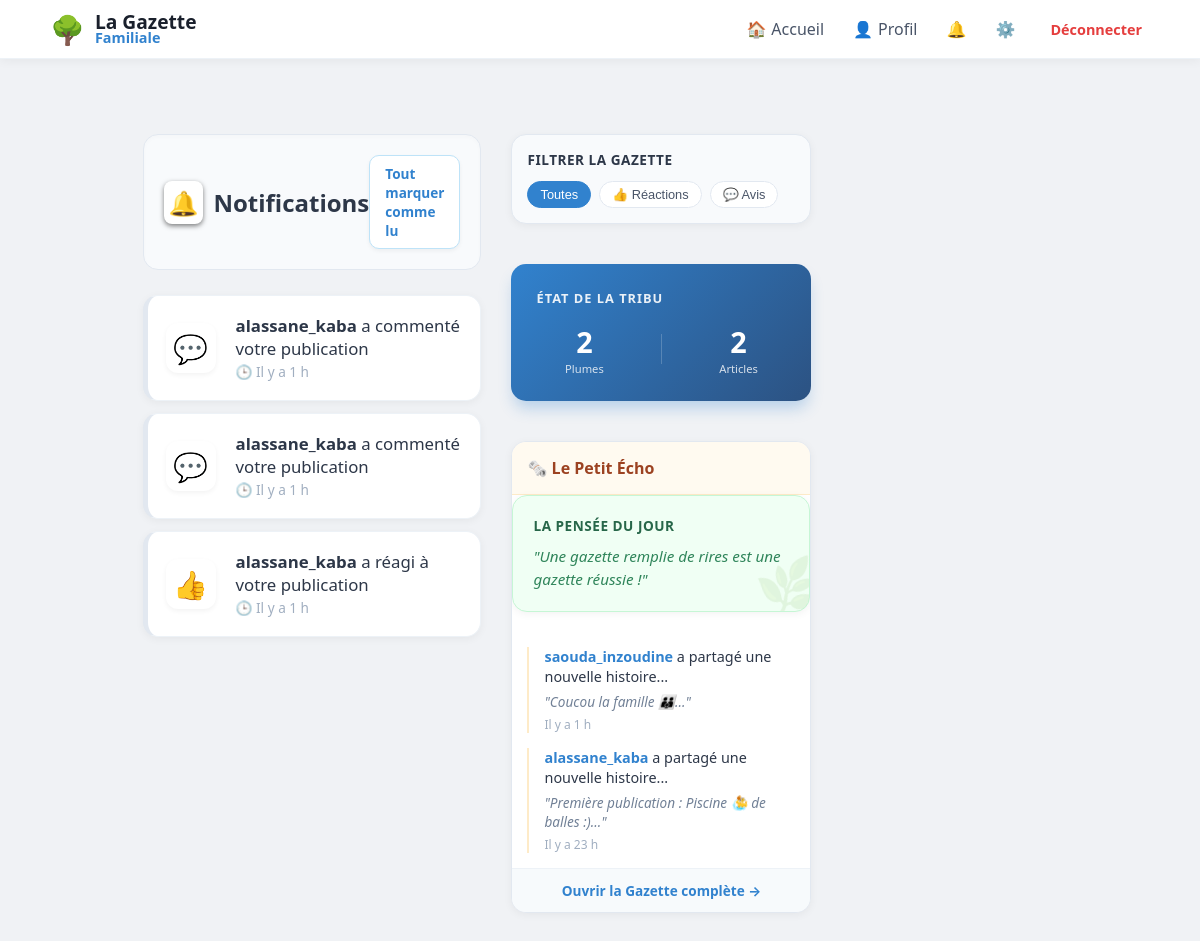
The app's page /notifications (signed in), older data.
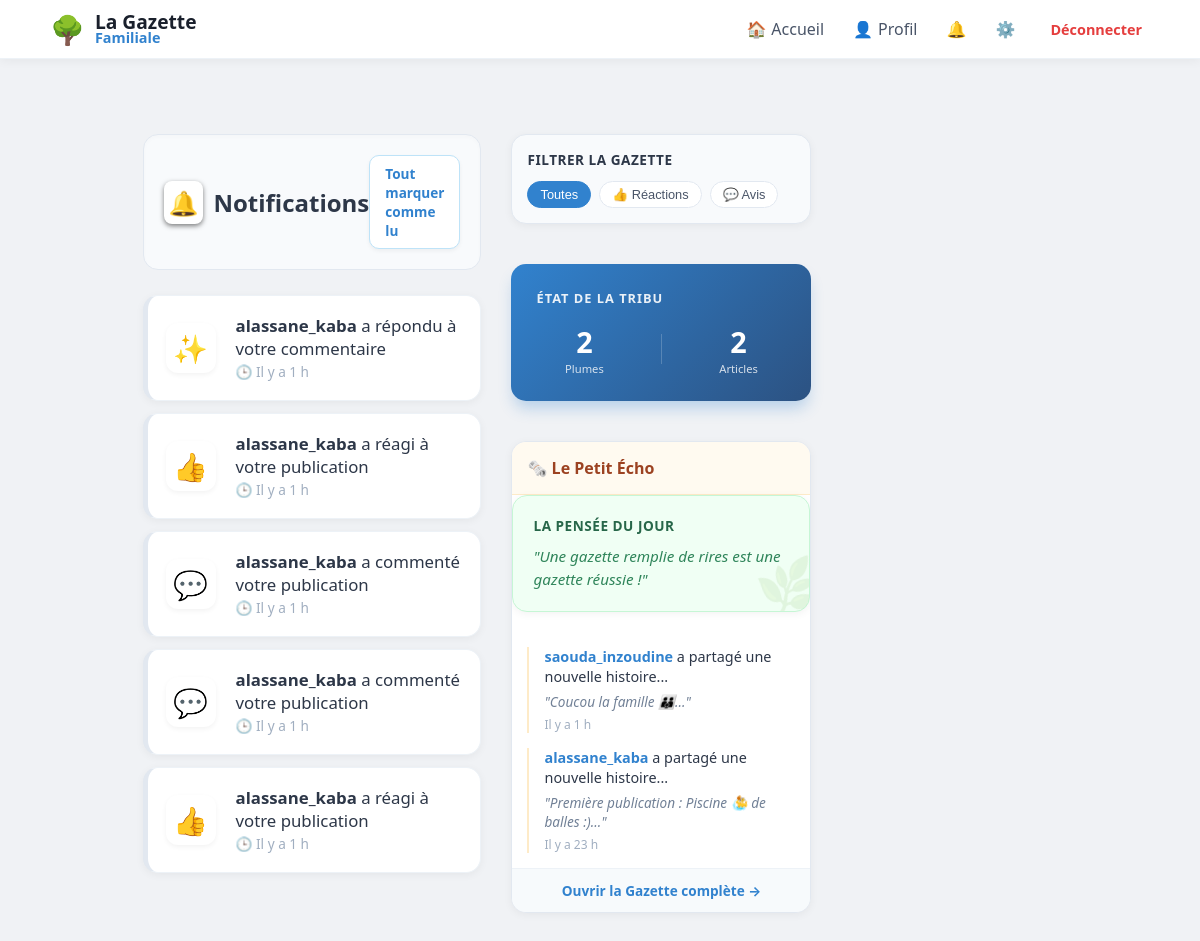
The same page, newer data.
### tables this page shows
CREATE TABLE notifications (
                id INTEGER PRIMARY KEY AUTOINCREMENT,
                username TEXT,      -- Celui qui reçoit
                sender TEXT,        -- Celui qui a agi
                message TEXT,
                post_id INTEGER,    -- Pour cliquer et aller sur le post
                comment_id INTEGER, -- envoie vers un commentaire en particulier
                is_read INTEGER DEFAULT 0,
                created_at DATETIME DEFAULT CURRENT_TIMESTAMP
            );

CREATE TABLE posts (
                id INTEGER PRIMARY KEY AUTOINCREMENT, 
                username TEXT, 
                content TEXT, 
                likes INTEGER DEFAULT 0, 
                image TEXT,
                created_at DATETIME DEFAULT CURRENT_TIMESTAMP
            );

### app.py (the view)
@app.route("/notifications")
@login_required
def notifications():
    with get_db() as db:
        notifs = db.execute("""
                    SELECT id, sender, message, post_id, comment_id, is_read, created_at
                    FROM notifications
                    WHERE username = ?
                    ORDER BY created_at DESC
                """, (session['user'],)).fetchall()
        recent_activity = db.execute("""
                    SELECT username, content, created_at
                    FROM posts ORDER BY id DESC LIMIT 3
                """).fetchall()
        citations = [
            "La famille, c'est là où la vie commence et où l'amour ne finit jamais.",
            "Chaque souvenir partagé ici est un trésor pour demain.",
            "Une gazette remplie de rires est une gazette réussie !",
            "Petit à petit, la tribu grandit et l'histoire s'écrit.",
            "Le bonheur est fait de petites choses partagées."
        ]
        pensee_du_jour = random.choice(citations)
        db.execute("UPDATE notifications SET is_read = 1 WHERE username = ?", (session["user"],))
        db.commit()
    return render_template("notifications.html", notifs=notifs, recent_activity=recent_activity,
                           pensee_du_jour=pensee_du_jour)

### app.py (called while the page is built)
def get_db():
    db = sqlite3.connect("database.db")
    db.row_factory = sqlite3.Row
    return db

def login_required(f):
    @wraps(f)
    def decorated_function(*args, **kwargs):
        if "user" not in session:
            flash("Veuillez vous connecter pour accéder à cette page.", "info")
            return redirect("/login")
        return f(*args, **kwargs)
    return decorated_function

@app.context_processor
def inject_global_stats():
    stats = {'total_users': 0, 'total_posts': 0}
    if session.get('user'):
        db = get_db()
        u_count = db.execute("SELECT COUNT(*) FROM users WHERE is_approved = 1").fetchone()[0]
        p_count = db.execute("SELECT COUNT(*) FROM posts").fetchone()[0]
        stats = {'total_users': u_count, 'total_posts': p_count}
    return stats

@app.context_processor
def inject_pending_count():
    if session.get('is_admin'):
        db = get_db()
        count = db.execute("SELECT COUNT(*) as total FROM users WHERE is_approved = 0").fetchone()
        return {'pending_count': count['total']}
    return {'pending_count': 0}

@app.context_processor
def inject_notifications_count():
    if session.get('user'):
        db = get_db()
        count = db.execute("SELECT COUNT(*) FROM notifications WHERE username = ? AND is_read = 0",
                           (session['user'],)).fetchone()[0]
        return {'unread_count': count}
    return {'unread_count': 0}

@app.template_filter('relative_time')
def relative_time(date_str):
    if not date_str:
        return "Date inconnue"
    past = datetime.strptime(date_str, '%Y-%m-%d %H:%M:%S')
    now = datetime.now(timezone.utc).replace(tzinfo=None)
    diff = now - past
    if diff.days == 0:
        if diff.seconds < 60:
            return "À l'instant"
        if diff.seconds < 3600:
            return f"Il y a {diff.seconds // 60} min"
        return f"Il y a {diff.seconds // 3600} h"
    if diff.days == 1:
        return "Hier"
    if diff.days < 7:
        return f"Il y a {diff.days} jours"
    return past.strftime('%d/%m/%Y')

### templates/notifications.html (shortened to what this page needs)
{% extends "base.html" %}
{% block content %}
<div style="display: grid; grid-template-columns: 1fr 300px; gap: 30px; max-width: 1100px; margin: 30px auto; padding: 0 20px;">
    <div>
        <div style="display: flex; justify-content: space-between; align-items: center; margin-bottom: 25px; background: #f8fafc; padding: 20px; border-radius: 15px; border: 1px solid #e2e8f0; box-shadow: inset 0 2px 4px rgba(0,0,0,0.02);">
            <h2 style="margin: 0; color: #2d3748; font-size: 1.5em; display: flex; align-items: center; gap: 10px;">
                <span style="background: white; padding: 5px; border-radius: 8px; box-shadow: 0 2px 5px rgba(0,0,0,0.5);">🔔</span>
                Notifications
            </h2>
            {% if notifs %}
            <a href="{{ url_for('mark_all_read') }}"
               style="text-decoration: none; color: #3182ce; font-size: 0.85em; font-weight: 700; background: white; border: 1px solid #bee3f8; padding: 8px 15px; border-radius: 10px; transition: 0.3s; box-shadow: 0 2px 4px rgba(0,0,0,0.05);">
                Tout marquer comme lu
            </a>
            {% endif %}
        </div>
        {% if notifs %}
        <div style="display: flex; flex-direction: column; gap: 12px;">
            {% for n in notifs %}
            {% set category = 'reaction' if ('aimé' in n['message'] or 'réagi' in n['message']) else 'avis' if 'commenté' in n['message'] else 'autre' %}
            <a href="{{ url_for('view_post', post_id=n['post_id']) }}#comment-{{ n['comment_id'] }}"
               class="notif-item"
               data-type="{{ category }}"
               style="text-decoration: none; color: inherit; display: block;">
                <div class="post-card"
                     style="margin-bottom: 0; padding: 18px; display: flex; align-items: center; gap: 20px; border-left: 5px solid {% if n['is_read'] == 0 %}#3182ce{% else %}#e2e8f0{% endif %}; {% if n['is_read'] == 0 %} background: #f7fafc; {% endif %}">
                    <div style="font-size: 28px; background: white; width: 50px; height: 50px; display: flex; align-items: center; justify-content: center; border-radius: 12px; box-shadow: 0 2px 5px rgba(0,0,0,0.05);">
                        {% if category == 'reaction' %} 👍
                        {% elif category == 'avis' %} 💬
                        {% else %} ✨ {% endif %}
                    </div>
                    <div style="flex: 1;">
                        <p style="margin: 0; font-size: 1.05em; color: #2d3748;">
                            <strong>{{ n['sender'] }}</strong> {{ n['message'] }}
                        </p>
                        <span style="font-size: 0.85em; color: #a0aec0;">
                                     🕒 {{ n['created_at']|relative_time }}
                                </span>
                    </div>
                </div>
            </a>
            {% endfor %}
        </div>
        {% endif %}
    </div>
    <aside style="display: flex; flex-direction: column; gap: 20px;">
        <div class="post-card" style="padding: 15px; background: #f8fafc; border: 1px solid #e2e8f0;">
            <h4 style="margin: 0 0 12px 0; color: #2d3748; font-size: 0.85em; text-transform: uppercase; letter-spacing: 0.5px;">Filtrer la Gazette</h4>
            <div style="display: flex; flex-wrap: wrap; gap: 8px;">
                <button class="filter-btn active">Toutes</button>
                <button class="filter-btn">👍 Réactions</button>
                <button class="filter-btn">💬 Avis</button>
            </div>
        </div>
        <div class="post-card" style="background: linear-gradient(135deg, #3182ce, #2c5282); color: white; border: none; padding: 25px; box-shadow: 0 10px 15px -3px rgba(49, 130, 206, 0.3);">
            <h4 style="margin: 0 0 15px 0; font-size: 0.8em; text-transform: uppercase; letter-spacing: 1px; opacity: 0.9;">État de la Tribu</h4>
            <div style="display: flex; justify-content: space-around; align-items: center;">
                <div style="text-align: center;">
                    <div style="font-size: 1.8em; font-weight: 800;">{{ total_users }}</div>
                    <div style="font-size: 0.7em; opacity: 0.8;">Plumes</div>
                </div>
                <div style="text-align: center;">
                    <div style="font-size: 1.8em; font-weight: 800;">{{ total_posts }}</div>
                    <div style="font-size: 0.7em; opacity: 0.8;">Articles</div>
                </div>
            </div>
        </div>
        <div class="post-card" style="padding: 0; overflow: hidden; border: 1px solid #e2e8f0;">
            <div style="background: #fffaf0; padding: 15px; border-bottom: 1px solid #feebc8;">
                <h4 style="margin: 0; color: #9c4221; font-size: 1em; display: flex; align-items: center; gap: 8px;">🗞️ Le Petit Écho</h4>
            </div>
            <div class="post-card" style="padding: 20px; background: #f0fff4; border: 1px solid #c6f6d5; position: relative; overflow: hidden;">
                <span style="position: absolute; right: -10px; bottom: -10px; font-size: 50px; opacity: 0.1; transform: rotate(-15deg);">🌿</span>
                <h4 style="margin: 0 0 10px 0; color: #276749; font-size: 0.85em; text-transform: uppercase; letter-spacing: 0.5px;">La Pensée du Jour</h4>
                <p style="margin: 0; font-size: 0.95em; color: #2f855a; line-height: 1.5; font-style: italic;">"{{ pensee_du_jour }}"</p>
            </div>
            <div style="padding: 15px; display: flex; flex-direction: column; gap: 15px;">
                {% for act in recent_activity %}
                <div class="echo-item" style="position: relative; padding-left: 15px; border-left: 2px solid #feebc8;">
                    <p style="margin: 0; font-size: 0.9em; color: #2d3748; line-height: 1.4;">
                        <strong style="color: #3182ce;">{{ act['username'] }}</strong> a partagé une nouvelle histoire...
                    </p>
                    <p style="margin: 5px 0 0 0; font-style: italic; color: #718096; font-size: 0.85em;">"{{ act['content'][:60] }}..."</p>
                    <small style="color: #a0aec0; font-size: 0.75em; display: block; margin-top: 5px;">{{ act['created_at']|relative_time }}</small>
                </div>
                {% endfor %}
            </div>
            <a href="/" style="display: block; background: #f7fafc; text-align: center; padding: 12px; font-size: 0.85em; color: #3182ce; text-decoration: none; font-weight: bold; border-top: 1px solid #edf2f7;">Ouvrir la Gazette complète →</a>
        </div>
    </aside>
</div>
{% endblock %}

### templates/base.html (shortened to what this page needs)
<!DOCTYPE html>
<html lang="fr">
<head>
    <link rel="stylesheet" href="{{ url_for('static', filename='style.css') }}">
</head>
<body>
<nav class="navbar">
    <div class="nav-content">
        <div class="nav-left">
            <a href="/" style="text-decoration: none; display: flex; align-items: center; gap: 10px;">
                <span style="font-size: 28px;">🌳</span>
                <div class="nav-text-container" style="display: flex; flex-direction: column;">
                    <span style="font-size: 1.2em; font-weight: 800; color: #1a202c; line-height: 1;">La Gazette</span>
                    <span style="font-size: 0.9em; font-weight: 600; color: var(--primary); line-height: 1;">Familiale</span>
                </div>
            </a>
        </div>
        <div class="nav-right" style="display: flex; align-items: center; gap: 5px;">
            <a href="/" class="nav-item">🏠 <span class="nav-text" style="margin-left:5px;">Accueil</span></a>
            {% if session.get("user") %}
            <a href="{{ url_for('profile', username=session['user']) }}" class="nav-item">👤 <span class="nav-text"
                                                                                                  style="margin-left:5px;">Profil</span></a>
            <a href="/notifications" class="nav-item" style="position: relative;">
                🔔
            </a>
            <a href="/settings" class="nav-item">⚙️</a>
            <a href="/logout"
               style="color: var(--danger); text-decoration: none; font-weight: 700; font-size: 0.9em; margin-left:10px; padding: 8px;">Déconnecter</a>
            {% else %}
            <a href="/login" class="nav-item">Connexion</a>
            <a href="/register"
               style="background: var(--primary); color: white; padding: 8px 16px; border-radius: 10px; text-decoration: none; font-weight: 700; margin-left: 10px;">Rejoindre</a>
            {% endif %}
        </div>
    </div>
</nav>
<div class="main-container">
    {% block content %}{% endblock %}
</div>
</body>
</html>

### static/style.css (style rules this page uses)
body { font-family: 'Segoe UI', system-ui, -apple-system, sans-serif; background: #f0f2f5; margin: 0; color: #1a202c; }
nav { background: white; border-bottom: 1px solid #edf2f7; position: sticky; top: 0; z-index: 1000; }
.post-card { background: white; border-radius: 15px; padding: 20px; margin-bottom: 20px; box-shadow: 0 2px 8px rgba(0,0,0,0.05); border: 1px solid #edf2f7; overflow: hidden; }
.nav-item { display: flex; align-items: center; padding: 8px 12px; border-radius: 10px; text-decoration: none; transition: 0.2s; color: #4a5568; }

### templates/base.html (style rules this page uses)
:root { --bg-color: #f0f2f5; --primary: #3182ce; --text-main: #1a202c; --text-light: #718096; --danger: #e53e3e; --success: #38a169; --info: #3182ce; }
body { background-color: var(--bg-color); margin: 0; font-family: 'Segoe UI', system-ui, -apple-system, sans-serif; }
.navbar { background: white; box-shadow: 0 2px 10px rgba(0,0,0,0.05); padding: 10px 0; position: sticky; top: 0; z-index: 1000; border-bottom: 1px solid #edf2f7; }
.nav-content { max-width: 1100px; margin: 0 auto; padding: 0 20px; display: flex; justify-content: space-between; align-items: center; }
.nav-item { display: flex; align-items: center; padding: 8px 12px; border-radius: 10px; text-decoration: none; color: #4a5568; transition: 0.2s; font-weight: 500; }
.main-container { max-width: 1100px; margin: 0 auto; padding: 20px 15px; display: grid; grid-template-columns: 1fr; gap: 25px; align-items: start; box-sizing: border-box; }
@media (min-width: 900px) { .main-container { grid-template-columns: 280px 650px; justify-content: center; } }

### templates/notifications.html (style rules this page uses)
.post-card { transition: all 0.3s ease; }
.filter-btn { background: white; color: #4a5568; border: 1px solid #e2e8f0; padding: 5px 12px; border-radius: 20px; font-size: 0.8em; cursor: pointer; transition: all 0.2s ease; }
.filter-btn.active { background: #3182ce !important; color: white !important; border-color: #3182ce !important; }
aside { display: flex; flex-direction: column; gap: 20px; position: sticky; top: 20px; height: fit-content; }

Row changes from the older to the newer data that the page shows:
added notifications: sender "alassane_kaba", message "a répondu à votre commentaire", created_at|relative_time "Il y a 1 h"
added notifications: sender "alassane_kaba", message "a réagi à votre publication", created_at|relative_time "Il y a 1 h"
